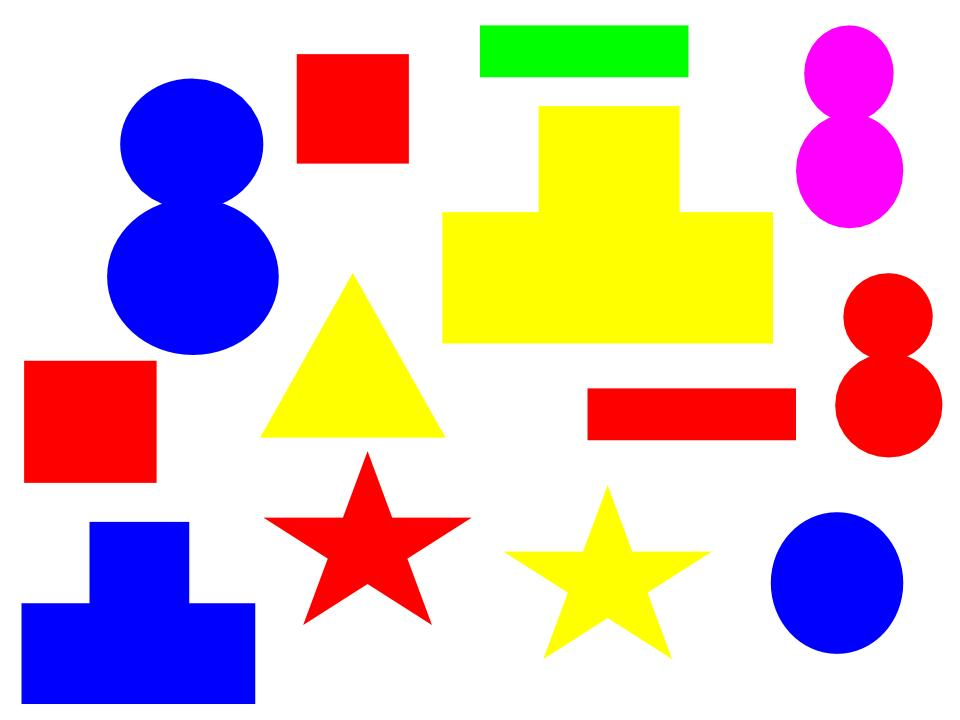
#> input picture figurasCompuestas/figuras.jpg, 960 x 720 px
$ python -i compuestas.py   (imports and definitions only)
#> lines starting #> are read from the running program, lines starting #| are printed output that depends on the picture; after the words box and inside, x2 and y2 are one past the last pixel; in counts of white or black regions, pixels touching at a corner belong together
import cv2
import numpy as np
font =cv2.FONT_HERSHEY_COMPLEX
nrEstrellas=0
nrOcho=0
nrFigT=0

def start(path_img):
#> called with path_img = 'figuras.jpg'
    font =cv2.FONT_HERSHEY_COMPLEX
    nrEstrellas=0
    nrOcho=0
    nrFigT=0
    imgn = cv2.imread(path_img)
#> imgn is the input picture: shape (720, 960, 3); mean B, G, R 194.6, 194.5, 220.2
    img=cv2.resize(imgn,(640,480))

    gris=cv2.cvtColor(img,cv2.COLOR_BGR2GRAY)
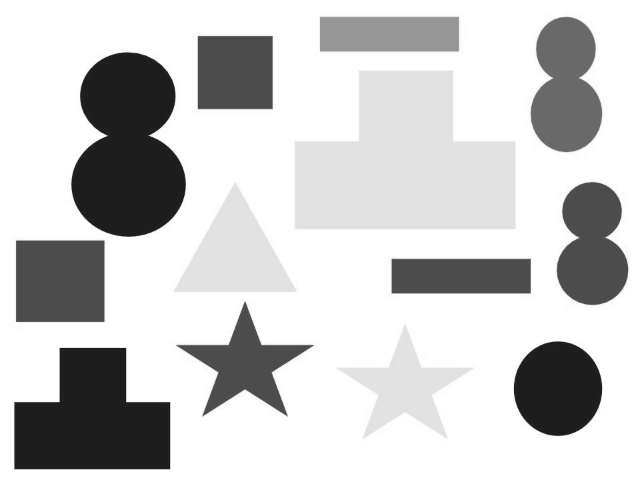
#> gris: shape (480, 640); min 23, max 255, mean 202.2
    _,th=cv2.threshold(gris,240,255,cv2.THRESH_BINARY_INV)
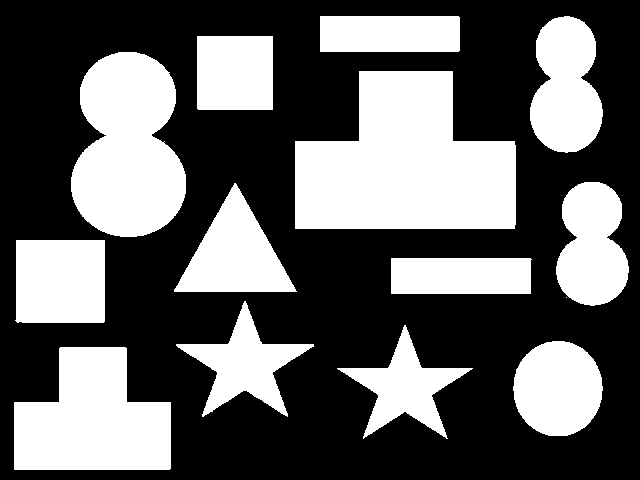
#> th: shape (480, 640); 38.5% white; 14 white regions (1 under 20 px)

    cnts,_ =cv2.findContours(th,cv2.RETR_EXTERNAL,cv2.CHAIN_APPROX_SIMPLE)
#> cnts = 14 contours, 1 with area under 20; largest, box (x1, y1, x2, y2) and area: (295, 71, 516, 229) 25644, (71, 52, 186, 237) 15806, (14, 347, 171, 470) 14136, (530, 16, 603, 153) 7292, (15, 240, 105, 323) 7213

    circles=cv2.HoughCircles(gris,cv2.HOUGH_GRADIENT,1,50,param1=50,param2=30,minRadius=0,maxRadius=0)
#> circles = [[127.5, 176.5, 59.6], [557.5, 386.5, 44.3], [122.5, 95.5, 42.7], [591.5, 268.5, 36.2], [566.5, 114.5, 37], [564.5, 47.5, 30.7], [591.5, 212.5, 30.2]]
    circles=np.uint16(np.around(circles))
#> circles = [[128, 176, 60], [558, 386, 44], [122, 96, 43], [592, 268, 36], [566, 114, 37], [564, 48, 31], [592, 212, 30]]
    for i in circles[0,:]:
        cv2.circle(gris,(i[0],i[1]),i[2],(0,255,0),2)
        cv2.circle(gris,(i[0],i[1]),2,(0,0,255),3)
#> this loop made 7 passes
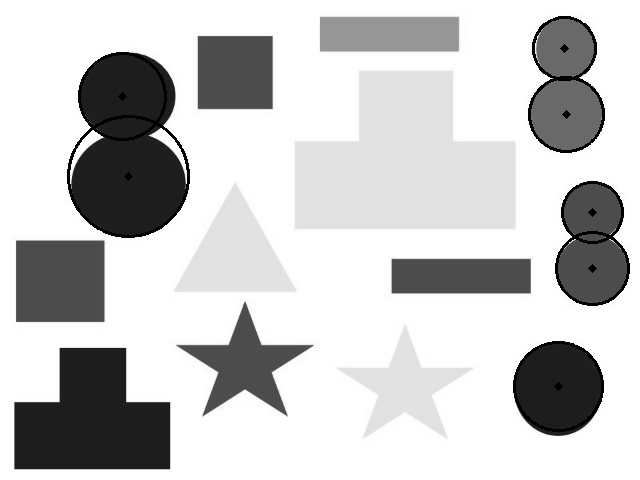
#> gris: shape (480, 640); 1.79% of pixels changed, all inside (x1, y1, x2, y2) = (67, 16, 630, 432)
        # [7 lines of commented-out code are left out]
    print('nro contornos:',len(cnts))
#| nro contornos: 14
    for c in cnts:
        M=cv2.moments(c)
        approx=cv2.approxPolyDP(c,0.01*cv2.arcLength(c,True),True)
        x=approx.ravel()[0]
        y=approx.ravel()[1]

        if len(approx)==10:
            cv2.putText(img,"estrella",(x,y), font,0.4,(0))
            nrEstrellas=nrEstrellas+1
        elif len(approx)==8:
            cv2.putText(img,"figura T",(x,y), font,0.4,(0))
            nrFigT= nrFigT+1
        elif len(approx)==16:
            cv2.putText(img,"figura 8",(x,y), font,0.4,(0))
            nrOcho=nrOcho+1
        print(len(approx))
        cv2.drawContours(img,[approx],0,(0,0,0),2)
#> this loop made 14 passes
#> (x, y, nrFigT) on passes 1, 10: (14, 402, 1), (295, 141, 2)
#> (x, y, nrEstrellas) on passes 3 to 4: (337, 368, 1), (176, 344, 2)
#| 8
#| 15
#| 10
#| 10
#| 1
#| 4
#| 4
#| 3
#> (further printed lines are left out)
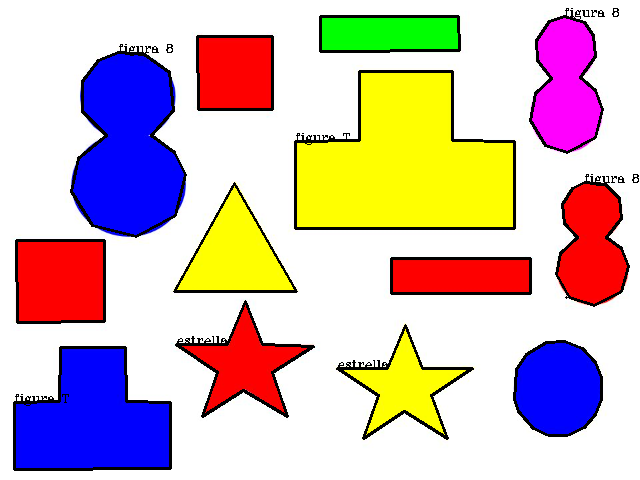
#> img: shape (480, 640, 3); mean B, G, R 185.7, 185.3, 208.8
#> after the loop, nrEstrellas = 2; nrFigT = 2; nrOcho = 3
    #cv2.drawContours(img,cnts,-1,(0,0,0),2)
    cv2.imshow('imagen',img)
    # [4 lines of commented-out code are left out]
    cv2.waitKey(0)
    cv2.destroyAllWindows()


>>> result = start('figuras.jpg')
